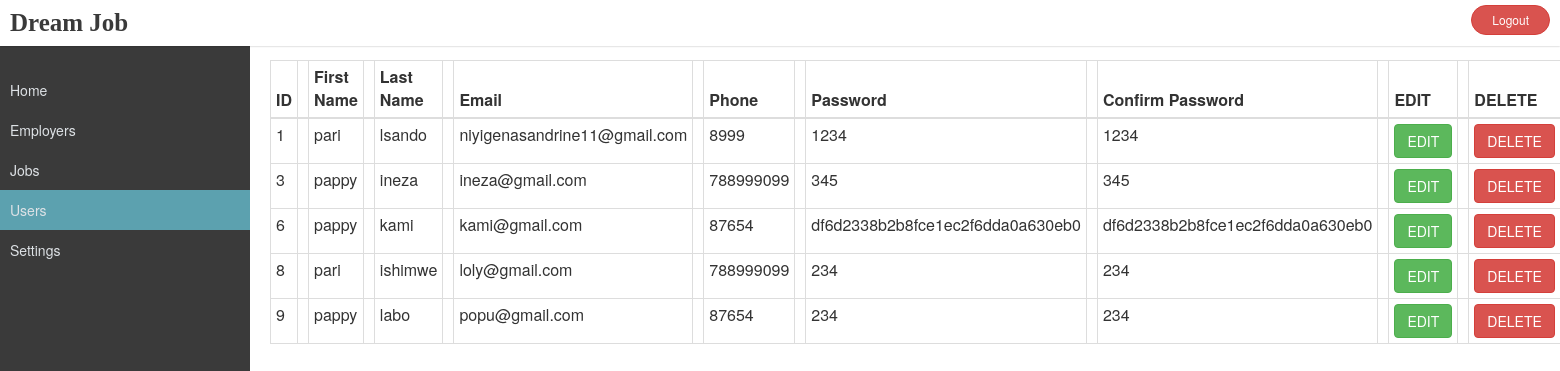
/user.php (signed in), run on the app's committed database.
### tables this page shows
CREATE TABLE `sign` (
  `firstname` varchar(200) NOT NULL,
  `lastname` varchar(200) NOT NULL,
  `email` varchar(200) NOT NULL,
  `phone` int(20) NOT NULL,
  `password` varchar(100) NOT NULL,
  `confirmpassword` varchar(100) NOT NULL,
  `id` int(11) NOT NULL
);

### user.php (the view, shortened to what this page needs)
<html>
<head>
  <link rel="stylesheet" href="../bootstrap/css/bootstrap.min.css">
</head>
<body>
    <div class="wrapper">
      <div class="header">
        <b class="title">Dream Job</b>
        <a href="../logout.php"><button class="right btn btn-sm btn-danger btn-curve logoutbtn">Logout</button></a>
      </div>
      <div class="sidebar">
        <div class="menu">
          <a href="home.php"><li>Home</li></a>
          <a href="employers.php" ><li>Employers</li></a>
          <a href="jobs.php"><li>Jobs</li></a>
          <a href="user.php" class="active"><li>Users</li></a>
          <a href="settings.php"><li>Settings</li></a>
        </div>
      </div>
      <div class="body">
      <?php
        $conn= mysqli_connect ("localhost","root","","jobrecruitment");
        $query="SELECT * FROM sign";
        $query_run=mysqli_query($conn,$query);
        ?>
        <table class="table table-bordered table-hover table-condensed" style="100%">
          <thead>
            <tr>
              <th>ID<th>
              <th>First Name<th>
              <th>Last Name<th>
              <th>Email<th>
              <th>Phone<th>
              <th>Password<th>
              <th>Confirm Password<th>
              <th>EDIT<th>
              <th>DELETE<th>
            </tr>
          </thead>
          <tbody>
          <?php
          if(mysqli_num_rows($query_run)>0)
          {
           while($row=mysqli_fetch_assoc($query_run))
           {
              ?>
            <tr>
            <td><?php echo$row['id']; ?><td>
              <td><?php echo$row['firstname']; ?><td>
              <td><?php echo$row['lastname']; ?><td>
              <td><?php echo$row['email']; ?><td>
              <td><?php echo$row['phone']; ?><td>
              <td><?php echo$row['password']; ?><td>
              <td><?php echo$row['confirmpassword']; ?><td>
              <td>
                <button type="submit" class="btn btn-success"> EDIT</button>
              <td>
              <td>
                <button type="submit" class="btn btn-danger"> DELETE</button>
            </tr>
            <?php
           }
          }
          else{
            echo"no record found";
          }
          ?>
          </tbody>
        </table>
      </div>
    </div>
</body>
</html>

### user.php (style rules this page uses)
body { width: 100%; margn: 0 }
.header { padding: 13px; position: fixed; width: 100%; z-index: 1; padding: 5px 10px; background-color: #ffffff; box-shadow: 0 0 2px rgb(0 0 0 / 30%); }
.title { color: #3a3a3a; font-size: 25px; float: left; font-family: Chiller; }
.right { float: right; }
.logoutbtn { padding-left: 20px; padding-right: 20px; }
.btn-curve { border-radius: 20px }
.sidebar { background-color: #3a3a3a; padding-top: 70px; height: 100%; width: 250px; position: fixed; }
.menu a { text-decoration: none; color: #dee2e6; display: block; padding: 10px; }
.active { background-color: #5ca1af; color: #f1f1f1; }
.menu a li { list-style: none; }
.body { margin-left: 250px; padding: 60px 20px; }

### data on the page
sign: id "1", firstname "pari", lastname "lsando", email "niyigenasandrine11@gmail.com", phone "8999", password "1234", confirmpassword "1234"
sign: id "3", firstname "pappy", lastname "ineza", email "ineza@gmail.com", phone "788999099", password "345", confirmpassword "345"
sign: id "6", firstname "pappy", lastname "kami", email "kami@gmail.com", phone "87654", password "df6d2338b2b8fce1ec2f6dda0a630eb0", confirmpassword "df6d2338b2b8fce1ec2f6dda0a630eb0"
sign: id "8", firstname "pari", lastname "ishimwe", email "loly@gmail.com", phone "788999099", password "234", confirmpassword "234"
sign: id "9", firstname "pappy", lastname "labo", email "popu@gmail.com", phone "87654", password "234", confirmpassword "234"
